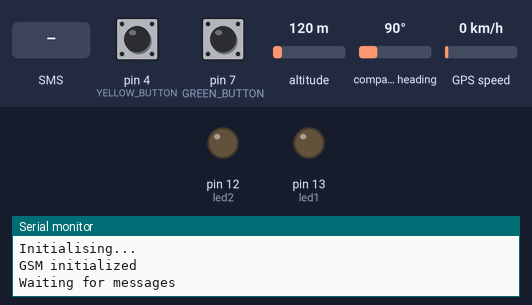
The sketch below on a simulated Arduino Uno, built for the host (arithmetic inside an expression is 32-bit, double 64-bit). Shown: output pins drawn as LEDs (lit = HIGH), the last lines printed to the serial monitor. The test bench sets the inputs (shaded band); at power-on: pin 4 (YELLOW_BUTTON) LOW, pin 7 (GREEN_BUTTON) LOW, altitude 120 m, compass heading 90°, GPS speed 0 km/h. The GPS gets a fix after 3 s at 37.7749, -122.4194 with 8 satellites.

Above: at 3.2 s.
3.3 s: text message "1" received
At 5.3 s:
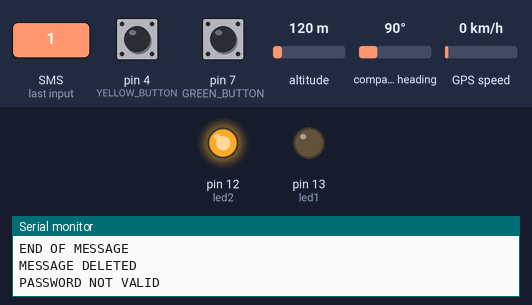
Timing chart, 0 to 6.8 s (numbered marks = the images above; inputs shaded):
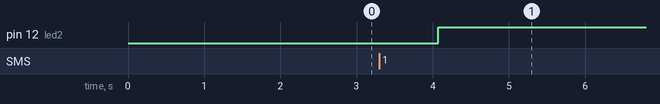

The sketch:

final_leds.ino
```cpp
#include <AltSoftSerial.h> //Include all relevant libraries
#include <TinyGPS++.h>
#include <GSM.h>
#include <stdio.h>
#define PINNUMBER "" // PIN Number for the SIM - leave blank unless your SIM has a pin, this is inserted between ""


static const uint32_t GPSBaud = 9600; //Baud rate for communication with the GPS, Adafruit GPS = 9600, your GPS may well be 4800, check the spec
static const int max_chars = 105; // limit for sending an sms
TinyGPSPlus gps; // The TinyGPS++ object for interfacing with the GPS

AltSoftSerial ss; // The serial connection object to the GPS device

String yourPassword = "Location"; // Put the password here between the ""
String password; // Temporary variable used for comparison of passwords
String message;  // variable where a big message is being written.

GSM gsmAccess; // Initialise the library instances
GSM_SMS sms;

char senderNumber[20]="00306947050972"; // Array to hold the number a SMS is retreived from
// Array which holds the coordinates and the color of the button pressed.
char coordinates[20][7];

int led1 = 13;
int led2 = 12;

const int YELLOW_BUTTON = 4;
const int GREEN_BUTTON  = 7;
int yellow_val  = 0;
int green_val   = 0;


void setup()
{
  pinMode(led1, OUTPUT);
  pinMode(led2, OUTPUT);


  ss.begin(GPSBaud); // begin the GPS serial connection

  Serial.begin(9600); // begin Serial communication with the computer at 9600 baud rate

  Serial.println("Hello"); // Print to the computer
  Serial.println("Initialising...");

  boolean notConnected = true; // connection state

  while(notConnected) // until it connects
  {
    if(gsmAccess.begin(PINNUMBER)==GSM_READY) // if it succeeds connecting
      notConnected = false; // connected
    else
    {
      Serial.println("Not connected"); // print to the computer
      delay(1000); //delay
    }
  }

  Serial.println("GSM initialized");      // print to the computer
  Serial.println("Waiting for messages");
}


void loop()
{
  if (message.length() > max_chars) {
    send_sms(message);
    }
  while (ss.available() > 0) //while there is stuff in the buffer
    if (gps.encode(ss.read())) //if it can successfully decode it, do it. Else try again when more charachters are in the buffer

  if (sms.available()) // if a text has been recieved
  {
    Serial.println("Message received from:"); // print to the computer

    sms.remoteNumber(senderNumber, 20); // assign the sender number to the "senderNumber" variable
    Serial.println(senderNumber); // print the sender number to the computer

    password = ""; // flush the temporary variable

    char c;

    while(c=sms.read())
    {
      password += c; // append the sms to the "password" variable
    }

    Serial.println(password); // print the contents of the sms
    Serial.println("\nEND OF MESSAGE"); // print to the computer

    sms.flush(); // delete message from modem buffer
    Serial.println("MESSAGE DELETED"); // print to the computer

    if (password == yourPassword) // if the sms contains the correct password
    {
      Serial.println("\nPASSWORD VALID"); // print to the computer
      digitalWrite(led2, LOW);
      digitalWrite(led1, HIGH);
      sms.beginSMS(senderNumber); // begin an sms to the sender number
      sms.print(gps.location.lat(), 6); // append the lat to the sms
      sms.print(","); // append a comma
      sms.print(gps.location.lng(), 6); // append the lon to the sms
      sms.endSMS(); //send the sms
    }
    else {
      Serial.println("\nPASSWORD NOT VALID"); // print to the computer
      digitalWrite(led1, LOW);
      digitalWrite(led2, HIGH);
    }
  }

  yellow_val = digitalRead(YELLOW_BUTTON); // read input value and store it
  if (yellow_val == HIGH) {
    delay(500);
    write_message(message, 'y');
  }

  green_val = digitalRead(GREEN_BUTTON);
  if (green_val == HIGH) {
    delay(500);
    write_message(message, 'g');
  }

  delay(1000); // delay
}

void write_message(String message, char code) {
      message += (gps.location.lat(), 6); // append the lat to the sms
      message += ","; // append a comma
      message += (gps.location.lng(), 6); // append the lon to the sms
      message += ","; // append a comma
      message += code;
      message += "\n";
}

void send_sms(String message) {
    sms.beginSMS(senderNumber); // begin an sms to the sender number
    sms.print(message); // append the message
    sms.endSMS(); //send the sms
}
```

Measured:
- after the input at 3.3 s, pin 12 (led2): LOW → HIGH after 0.77 s
